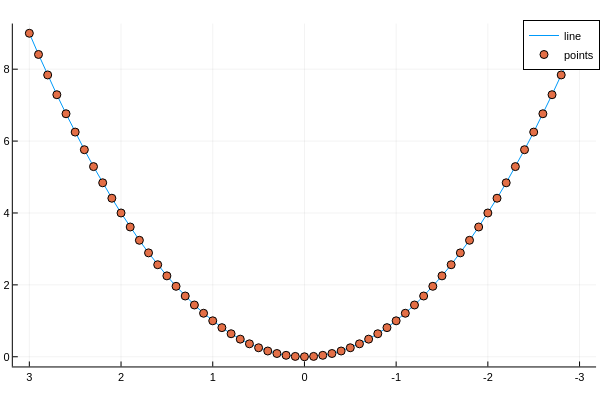

This figure's notebook cell:
### Code cell
xflip!()

### Figure 1 — Plotly figure (JSON) as saved in the notebook; plotly's stock layout.template omitted (floating-point values rounded to 4 significant figures)
{"data": [{"colorbar": {"len": 0.9525, "title": "", "x": 0.9934, "y": 0.5139}, "legendgroup": "line", "line": {"color": "rgba(0, 154, 250, 1.000)", "dash": "solid", "shape": "linear", "width": 1}, "mode": "lines", "name": "line", "showlegend": true, "type": "scatter", "x": [-3, -2.9, -2.8, -2.7, -2.6, -2.5, -2.4, -2.3, -2.2, -2.1, -2, -1.9, -1.8, -1.7, -1.6, -1.5, -1.4, -1.3, -1.2, -1.1, -1, -0.9, -0.8, -0.7, -0.6, -0.5, -0.4, -0.3, -0.2, -0.1, 0, 0.1, 0.2, 0.3, 0.4, 0.5, 0.6, 0.7, 0.8, 0.9, 1, 1.1, 1.2, 1.3, 1.4, 1.5, 1.6, 1.7, 1.8, 1.9, 2, 2.1, 2.2, 2.3, 2.4, 2.5, 2.6, 2.7, 2.8, 2.9, 3], "xaxis": "x", "y": [9, 8.41, 7.84, 7.29, 6.76, 6.25, 5.76, 5.29, 4.84, 4.41, 4, 3.61, 3.24, 2.89, 2.56, 2.25, 1.96, 1.69, 1.44, 1.21, 1, 0.81, 0.64, 0.49, 0.36, 0.25, 0.16, 0.09, 0.04, 0.01, 0, 0.01, 0.04, 0.09, 0.16, 0.25, 0.36, 0.49, 0.64, 0.81, 1, 1.21, 1.44, 1.69, 1.96, 2.25, 2.56, 2.89, 3.24, 3.61, 4, 4.41, 4.84, 5.29, 5.76, 6.25, 6.76, 7.29, 7.84, 8.41, 9], "yaxis": "y"}, {"colorbar": {"len": 0.9525, "title": "", "x": 0.9934, "y": 0.5139}, "legendgroup": "points", "marker": {"color": "rgba(227, 111, 71, 1.000)", "line": {"color": "rgba(0, 0, 0, 1.000)", "width": 1}, "size": 8, "symbol": "circle"}, "mode": "markers", "name": "points", "showlegend": true, "type": "scatter", "x": [-3, -2.9, -2.8, -2.7, -2.6, -2.5, -2.4, -2.3, -2.2, -2.1, -2, -1.9, -1.8, -1.7, -1.6, -1.5, -1.4, -1.3, -1.2, -1.1, -1, -0.9, -0.8, -0.7, -0.6, -0.5, -0.4, -0.3, -0.2, -0.1, 0, 0.1, 0.2, 0.3, 0.4, 0.5, 0.6, 0.7, 0.8, 0.9, 1, 1.1, 1.2, 1.3, 1.4, 1.5, 1.6, 1.7, 1.8, 1.9, 2, 2.1, 2.2, 2.3, 2.4, 2.5, 2.6, 2.7, 2.8, 2.9, 3], "xaxis": "x", "y": [9, 8.41, 7.84, 7.29, 6.76, 6.25, 5.76, 5.29, 4.84, 4.41, 4, 3.61, 3.24, 2.89, 2.56, 2.25, 1.96, 1.69, 1.44, 1.21, 1, 0.81, 0.64, 0.49, 0.36, 0.25, 0.16, 0.09, 0.04, 0.01, 0, 0.01, 0.04, 0.09, 0.16, 0.25, 0.36, 0.49, 0.64, 0.81, 1, 1.21, 1.44, 1.69, 1.96, 2.25, 2.56, 2.89, 3.24, 3.61, 4, 4.41, 4.84, 5.29, 5.76, 6.25, 6.76, 7.29, 7.84, 8.41, 9], "yaxis": "y"}], "layout": {"annotations": [], "height": 400, "legend": {"bgcolor": "rgba(255, 255, 255, 1.000)", "bordercolor": "rgba(0, 0, 0, 1.000)", "borderwidth": 1, "font": {"color": "rgba(0, 0, 0, 1.000)", "family": "sans-serif", "size": 11}, "title": {"font": {"color": "rgba(0, 0, 0, 1.000)", "family": "sans-serif", "size": 15}, "text": ""}, "tracegroupgap": 0, "traceorder": "normal", "x": 1, "xanchor": "auto", "y": 1, "yanchor": "auto"}, "margin": {"b": 20, "l": 0, "r": 0, "t": 20}, "paper_bgcolor": "rgba(255, 255, 255, 1.000)", "plot_bgcolor": "rgba(255, 255, 255, 1.000)", "showlegend": true, "width": 600, "xaxis": {"anchor": "y", "domain": [0.02138, 0.9934], "gridcolor": "rgba(0, 0, 0, 0.100)", "gridwidth": 0.5, "linecolor": "rgba(0, 0, 0, 1.000)", "mirror": false, "range": [3.18, -3.18], "showgrid": true, "showline": true, "showticklabels": true, "tickangle": 0, "tickcolor": "rgb(0, 0, 0)", "tickfont": {"color": "rgba(0, 0, 0, 1.000)", "family": "sans-serif", "size": 11}, "tickmode": "array", "ticks": "inside", "ticktext": ["-3", "-2", "-1", "0", "1", "2", "3"], "tickvals": [-3, -2, -1, 0, 1, 2, 3], "title": "", "titlefont": {"color": "rgba(0, 0, 0, 1.000)", "family": "sans-serif", "size": 15}, "type": "-", "visible": true, "zeroline": false, "zerolinecolor": "rgba(0, 0, 0, 1.000)"}, "yaxis": {"anchor": "x", "domain": [0.03762, 0.9902], "gridcolor": "rgba(0, 0, 0, 0.100)", "gridwidth": 0.5, "linecolor": "rgba(0, 0, 0, 1.000)", "mirror": false, "range": [-0.27, 9.27], "showgrid": true, "showline": true, "showticklabels": true, "tickangle": 0, "tickcolor": "rgb(0, 0, 0)", "tickfont": {"color": "rgba(0, 0, 0, 1.000)", "family": "sans-serif", "size": 11}, "tickmode": "array", "ticks": "inside", "ticktext": ["0", "2", "4", "6", "8"], "tickvals": [0, 2, 4, 6, 8], "title": "", "titlefont": {"color": "rgba(0, 0, 0, 1.000)", "family": "sans-serif", "size": 15}, "type": "-", "visible": true, "zeroline": false, "zerolinecolor": "rgba(0, 0, 0, 1.000)"}}}
